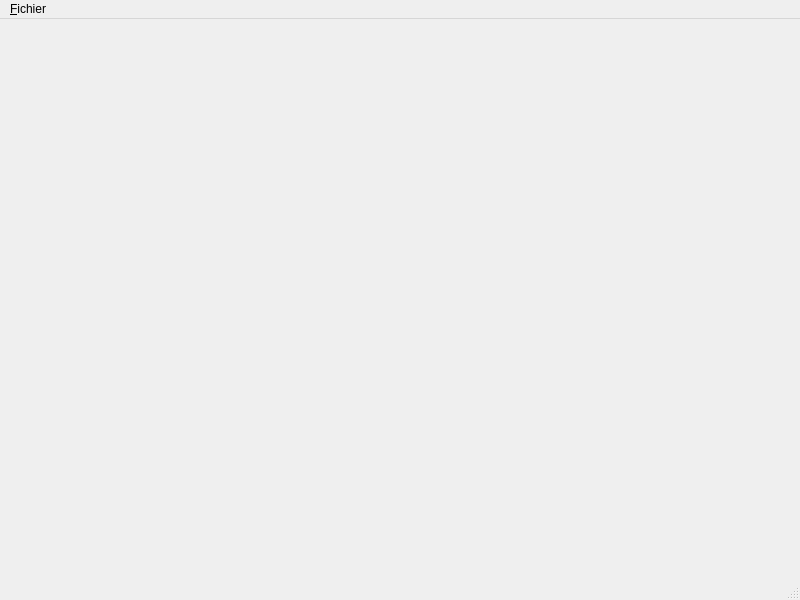
<?xml version="1.0" encoding="UTF-8"?>
<ui version="4.0">
 <class>MainWindow</class>
 <widget class="QMainWindow" name="MainWindow">
  <property name="geometry">
   <rect>
    <x>0</x>
    <y>0</y>
    <width>800</width>
    <height>600</height>
   </rect>
  </property>
  <property name="windowTitle">
   <string>MainWindow</string>
  </property>
  <widget class="QWidget" name="centralwidget"/>
  <widget class="QMenuBar" name="menubar">
   <property name="geometry">
    <rect>
     <x>0</x>
     <y>0</y>
     <width>800</width>
     <height>25</height>
    </rect>
   </property>
   <widget class="QMenu" name="menu_Fichier">
    <property name="title">
     <string>&amp;Fichier</string>
    </property>
    <addaction name="action_Ouvrir_une_session"/>
    <addaction name="action_Quitter"/>
   </widget>
   <addaction name="menu_Fichier"/>
  </widget>
  <widget class="QStatusBar" name="statusbar"/>
  <action name="action_Quitter">
   <property name="text">
    <string>&amp;Quitter</string>
   </property>
  </action>
  <action name="action_Ouvrir_une_session">
   <property name="text">
    <string>&amp;Ouvrir une session...</string>
   </property>
  </action>
 </widget>
 <resources/>
 <connections/>
</ui>
